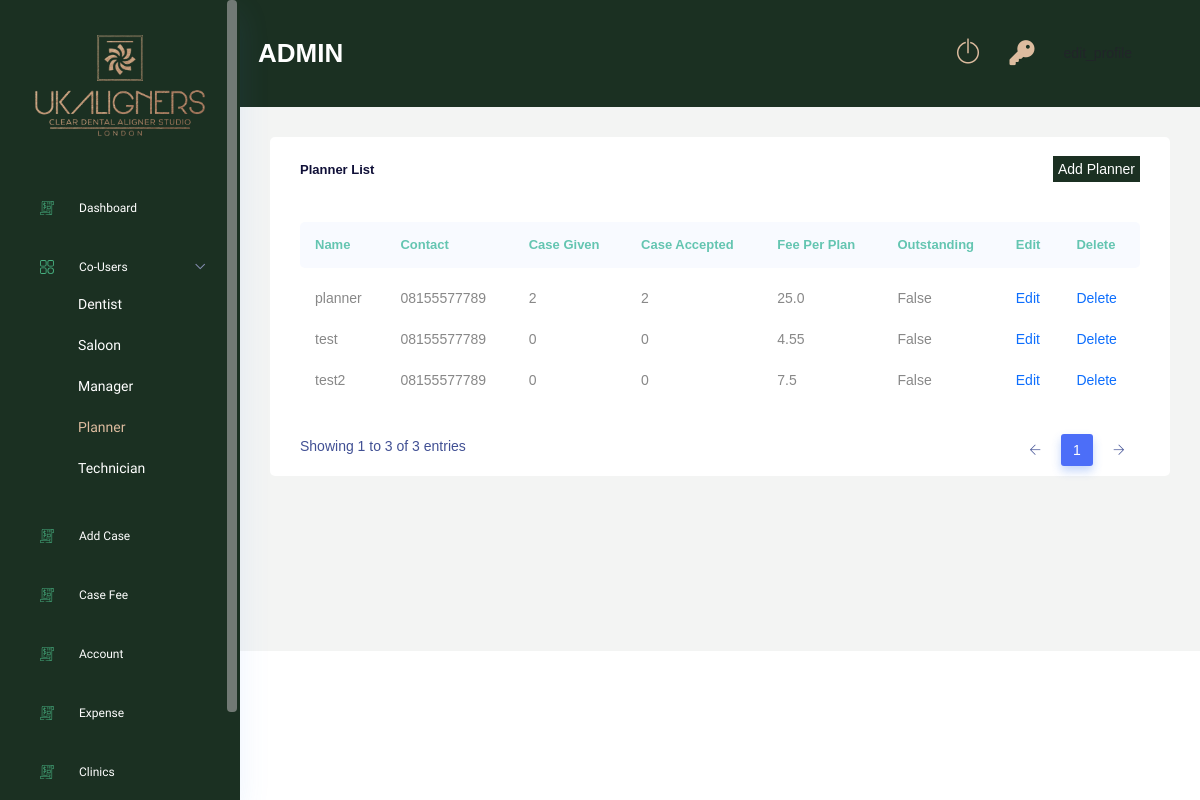
The app's page /planner-list/ (signed in) with its own data.
### Users/models.py (models this page shows, shortened)
class Account(AbstractBaseUser):
    email 					= models.EmailField(verbose_name="email", max_length=60, unique=True)
    username 				= models.CharField(max_length=130)
    date_joined				= models.DateTimeField(verbose_name='date joined', auto_now_add=True)
    last_login				= models.DateTimeField(verbose_name='last login', auto_now=True)
    is_active				= models.BooleanField(default=True)
    is_staff				= models.BooleanField(default=False)
    is_superuser			= models.BooleanField(default=False)
    is_admin				= models.BooleanField(default=False)
    is_manager   			= models.BooleanField(default=False)
    is_planner   			= models.BooleanField(default=False)
    is_technician   		= models.BooleanField(default=False)
    is_dentist      		= models.BooleanField(default=False)
    is_salon           		= models.BooleanField(default=False)
    is_individual     		= models.BooleanField(default=False)
    is_clinic        		= models.BooleanField(default=False)
    hide_email				= models.BooleanField(default=True)
    USERNAME_FIELD = 'email'
    REQUIRED_FIELDS = ['username']
    objects = MyAccountManager()

### PlannerRoll/models.py (models this page shows, shortened)
class Planner(models.Model):
    user                    = models.OneToOneField(Users, on_delete=models.CASCADE)
    number                  = models.CharField(max_length=150,null=True,blank=True)
    fee                     = models.FloatField(null=True,blank=True)
    outstanding             = models.BooleanField(default=False)
    class Meta:
        verbose_name_plural = "Planners"

### AdminRoll/views.py (the view)
# urls.py: path('planner-list/', views.planner_list, name="planner_list"),
@login_required(login_url='login')
def planner_list(request):
    if request.user.is_admin:
        planner_obj_list = Planner.objects.filter(user__is_active = True)
        context = {
            'planner_obj_list':planner_obj_list
        }
        return render(request,'adminRoll/planner_list.html',context)
    else:
        return redirect('login')

### AdminRoll/templatetags/planner_accepted_cases.py (called while the page is built)
def planner_accepted_cases(id):
    planner_obj = Planner.objects.get(id = id)
    case_obj_accept = Case.objects.filter(planner = planner_obj, status = 'accepted')
    case_obj_tc = Case.objects.filter(planner = planner_obj, status = 'tc')
    case_obj_treatment = Case.objects.filter(planner = planner_obj, status = 'treatment')
    total = len(case_obj_accept) + len(case_obj_tc) + len(case_obj_treatment)
    print(total)
    return total

### AdminRoll/templatetags/planner_total_cases.py (called while the page is built)
def planner_total_cases(id):
    planner_obj = Planner.objects.get(id = id)
    case_obj = Case.objects.filter(planner = planner_obj)
    total = len(case_obj)
    print(total)
    return total

### AdminRoll/templates/adminRoll/planner_list.html (shortened to what this page needs)
{% extends 'base.html' %}
{% load static %}
{% load planner_total_cases %}
{% load planner_accepted_cases %}
{% block content %}
<div class="main_content_iner ">
    <div class="container-fluid p-0">
        <div class="row justify-content-center">
            <div class="col-lg-12">
                <div class="white_card card_height_100 mb_30">
                    <div class="white_card_header">
                        <div class="box_header m-0">
                            <div class="main-title">
                                <h3 class="m-0">Planner List</h3>
                            </div>
                            <div class="main-title">
                                <a href="{% url 'AdminRoll:create_user' 'planner' %}" class="add-user-btn">Add Planner</a>
                            </div>
                        </div>
                    </div>
                    <div class="white_card">
                        <div class="QA_section plr_30">
                            <div class="QA_table mb_30">
                                <table class="table lms_table_active ">
                                    <thead>
                                        <tr>
                                            <th scope="col">Name</th>
                                            <th scope="col">Contact</th>
                                            <th scope="col">Case given</th>
                                            <th scope="col">Case accepted</th>
                                            <th scope="col">Fee per plan</th>
                                            <th scope="col">Outstanding</th>
                                            <th scope="col">Edit</th>
                                            <th scope="col">Delete</th>
                                        </tr>
                                    </thead>
                                    <tbody>
                                        {% for obj in planner_obj_list %}
                                        <tr>
                                            <td>{{ obj.user.username }}</td>
                                            <td>{{ obj.number }}</td>
                                            <td>{{obj.id|planner_total_cases}}</td>
                                            <td>{{obj.id|planner_accepted_cases}}</td>
                                            <td>{{ obj.fee }}</td>
                                            <td>{{ obj.outstanding }}</td>
                                            <td><a href="{% url 'AdminRoll:edit_planner' obj.id %}">Edit</a></td>
                                            <td><a href="{% url 'AdminRoll:delete_user' obj.id 'planner' %}">Delete</a></td>
                                        </tr>
                                        {% endfor %}
                                    </tbody>
                                </table>
                            </div>
                        </div>
                    </div>
                </div>
            </div>
        </div>
    </div>
</div>
{% endblock %}

### templates/layout/navbar.html (shortened to what this page needs)
{% load static %}
<div class="container-fluid g-0">
    <div class="row">
        <div class="col-lg-12 p-0 ">
            <div class="header_iner d-flex justify-content-between align-items-center"
                 style="background: rgb(27, 48, 34)">
                <div class="serach_field-area d-flex align-items-center">
                    <div>
                        <h3 class="mt-2" style="color: white;text-transform: uppercase;">{{ request.user.username }}</h3>
                    </div>
                </div>
                <div class="header_right d-flex justify-content-between align-items-center">
                    <div class="header_notification_warp d-flex align-items-center">
                        <li>
                            <a class="" style="color: #DDBC9FFF" href="{% url 'logout' %}"> <i
                                    class="ti-power-off" style="font-size:25px"></i></a>
                        </li>
                        <li>
                            <a class="" style="color: #DDBC9FFF" href="{% url 'password_reset' %}"> <i
                                    class="fa fa-key"
                                    aria-hidden="true" style="font-size:25px"></i></a>
                        </li>
                        <li>
                        </li>
                    </div>
                </div>
            </div>
        </div>
    </div>
</div>

### static/css/index.css (style rules this page uses)
.add-user-btn { background-color: rgb(27, 48, 34); color: white; padding: 5px; }

### records on screen
Account: user.username "ADMIN"
Planner: user.username "planner", number "08155577789", id|planner_total_cases "2", id|planner_accepted_cases "2", fee "25.0", outstanding "False"
Planner: user.username "test", number "08155577789", id|planner_total_cases "0", id|planner_accepted_cases "0", fee "4.55", outstanding "False"
Planner: user.username "test2", number "08155577789", id|planner_total_cases "0", id|planner_accepted_cases "0", fee "7.5", outstanding "False"
